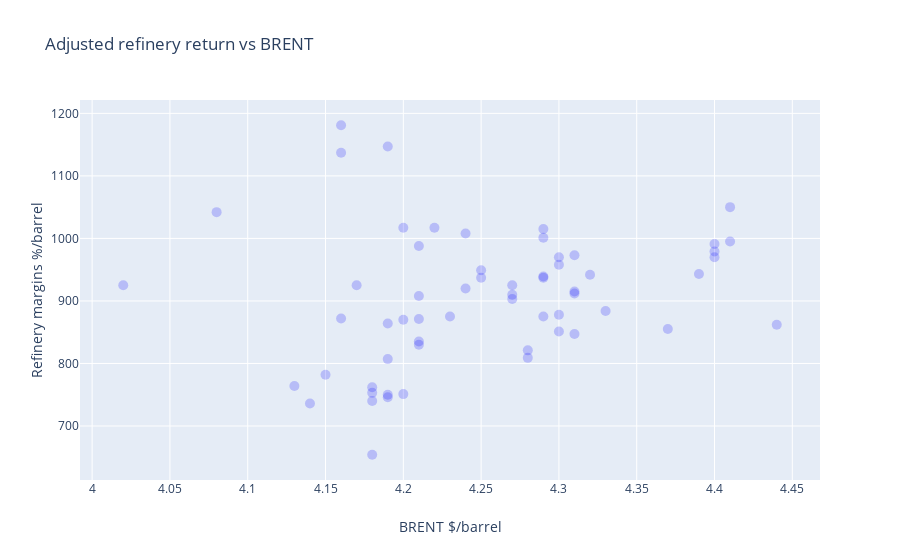

The notebook cell saved with this chart:
### Code cell
trace0=go.Scatter(
        y=df["Model petrochemical margin"],
        x=df["EUR/PLN"],
        mode='markers',
        marker=dict(
        color="blue",
        size=10,
        opacity=0.2
        )
    )




data=[trace0]
figure=go.Figure(
    data=data,
    layout=go.Layout(
        title="Adjusted refinery return vs BRENT",
        xaxis=dict(title="BRENT $/barrel"),
        yaxis=dict(title="Refinery margins %/barrel"),

    
    ))
iplot(figure)

### Figure 1 — Plotly figure (JSON) as saved in the notebook; plotly's stock layout.template omitted (floating-point values rounded to 4 significant figures)
{"data": [{"marker": {"color": "blue", "opacity": 0.2, "size": 10}, "mode": "markers", "type": "scatter", "x": [4.18, 4.18, 4.2, 4.19, 4.18, 4.14, 4.15, 4.19, 4.19, 4.21, 4.21, 4.21, 4.28, 4.18, 4.13, 4.02, 4.08, 4.16, 4.16, 4.19, 4.22, 4.25, 4.25, 4.29, 4.41, 4.4, 4.29, 4.31, 4.41, 4.4, 4.4, 4.3, 4.32, 4.31, 4.39, 4.44, 4.37, 4.31, 4.29, 4.24, 4.2, 4.21, 4.24, 4.27, 4.27, 4.27, 4.23, 4.2, 4.16, 4.17, 4.21, 4.19, 4.28, 4.3, 4.33, 4.29, 4.3, 4.31, 4.3, 4.29], "y": [762, 753, 751, 746, 740, 736, 782, 807, 750, 835, 830, 871, 821, 654, 764, 925, 1042, 1137, 1181, 1147, 1017, 937, 949, 1015, 1050, 991, 939, 973, 995, 979, 970, 958, 942, 912, 943, 862, 855, 915, 1001, 1008, 1017, 988, 920, 903, 910, 925, 875, 870, 872, 925, 908, 864, 809, 878, 884, 875, 851, 847, 970, 937]}], "layout": {"title": {"text": "Adjusted refinery return vs BRENT"}, "xaxis": {"title": {"text": "BRENT $/barrel"}}, "yaxis": {"title": {"text": "Refinery margins %/barrel"}}}}
